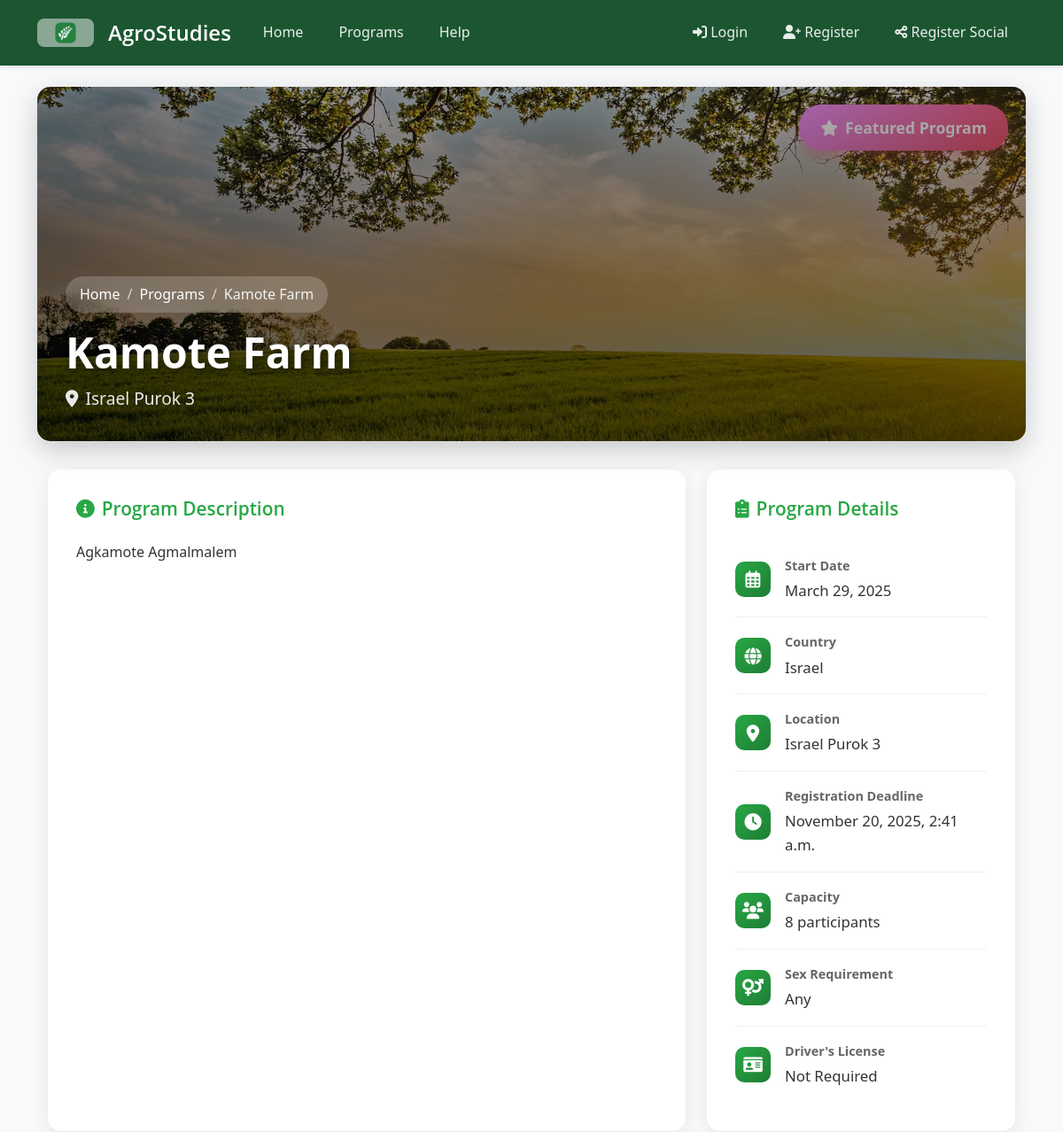
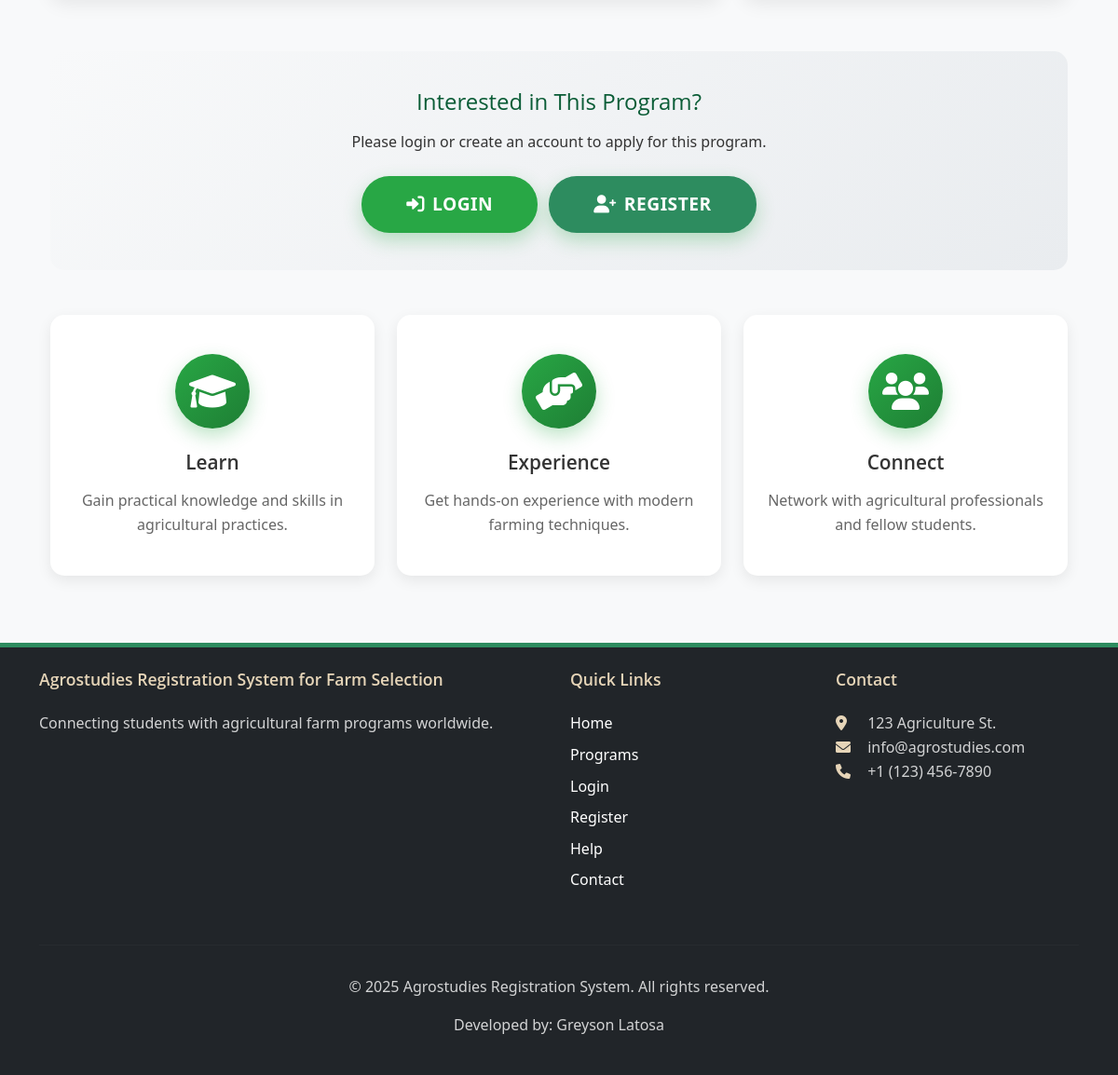
/programs/1/, run on the app's committed database (2 pictures, top to bottom).
### core/models.py (models this page shows, shortened)
class AgricultureProgram(models.Model):
    title = models.CharField(max_length=200)
    description = models.TextField()
    start_date = models.DateField()
    country = models.CharField(max_length=100, help_text='Country where the program is located')
    location = models.CharField(max_length=100, help_text='Specific location within the country')
    capacity = models.PositiveIntegerField()
    registration_deadline = models.DateTimeField(blank=True, null=True,
        help_text='Deadline for program registration. If not set, registration will be open until start date.')
    image = models.ImageField(upload_to='program_images/', blank=True, null=True, help_text='Program/Farm image')
    is_featured = models.BooleanField(default=False, help_text='Display on landing page as featured program')
    created_at = models.DateTimeField(auto_now_add=True)
    updated_at = models.DateTimeField(auto_now=True)
    GENDER_REQUIREMENT_CHOICES = [
        ('Any', 'Any'),
        ('Male', 'Male Only'),
        ('Female', 'Female Only'),
    ]
    required_gender = models.CharField(max_length=10, choices=GENDER_REQUIREMENT_CHOICES, default='Any')
    requires_license = models.BooleanField(default=False, verbose_name="Requires International Driver's License")
    def get_image_url(self):
        if self.image:
            return self.image.url
    class Meta:
        ordering = ['-is_featured', '-created_at']

### core/views.py (the view, shortened to what this page needs)
# urls.py: path('programs/<int:program_id>/', views.program_detail, name='program_detail'),
def program_detail(request, program_id):
    program = get_object_or_404(AgricultureProgram.objects.select_related(), id=program_id)
    user_registered = False
    registration = None
    has_applied_any = False
    return render(request, 'program_detail.html', {
        'program': program,
        'user_registered': user_registered,
        'registration': registration,
        'has_applied_any': has_applied_any,
    })

### core/context_processors.py (called while the page is built)
def notification_count(request):
    if request.user.is_authenticated:
        unread_count = Notification.objects.filter(user=request.user, read=False).count()
        return {
            'unread_notifications_count': unread_count
        }
    return {
        'unread_notifications_count': 0
    }

### templates/program_detail.html (shortened to what this page needs)
{% extends 'base.html' %}
{% block content %}
<div class="program-hero" style="background-image: url('{{ program.get_image_url }}');">
    {% if program.is_featured %}
    <div class="featured-badge">
        <i class="fas fa-star me-2"></i>Featured Program
    </div>
    {% endif %}
    <div class="program-hero-overlay">
        <nav aria-label="breadcrumb">
            <ol class="breadcrumb">
                <li class="breadcrumb-item"><a href="{% url 'index' %}">Home</a></li>
                <li class="breadcrumb-item"><a href="{% url 'program_list' %}">Programs</a></li>
                <li class="breadcrumb-item active" aria-current="page">{{ program.title }}</li>
            </ol>
        </nav>
        <h1>{{ program.title }}</h1>
        <p class="text-white mb-0" style="font-size: 1.2rem; opacity: 0.9;">
            <i class="fas fa-map-marker-alt me-2"></i>{{ program.location }}
        </p>
    </div>
</div>
<div class="container">
    <div class="row mb-4">
        <div class="col-lg-8 mb-4">
            <div class="info-card">
                <h5><i class="fas fa-info-circle me-2"></i>Program Description</h5>
                <p style="font-size: 1.05rem; line-height: 1.8; color: #555;">{{ program.description|linebreaks }}</p>
            </div>
        </div>
        <div class="col-lg-4 mb-4">
            <div class="info-card">
                <h5><i class="fas fa-clipboard-list me-2"></i>Program Details</h5>
                <div class="info-item">
                    <div class="info-icon">
                        <i class="far fa-calendar-alt"></i>
                    </div>
                    <div class="info-content">
                        <strong>Start Date</strong>
                        <span>{{ program.start_date|date:"F j, Y" }}</span>
                    </div>
                </div>
                <div class="info-item">
                    <div class="info-icon">
                        <i class="fas fa-globe"></i>
                    </div>
                    <div class="info-content">
                        <strong>Country</strong>
                        <span>{{ program.country }}</span>
                    </div>
                </div>
                <div class="info-item">
                    <div class="info-icon">
                        <i class="fas fa-map-marker-alt"></i>
                    </div>
                    <div class="info-content">
                        <strong>Location</strong>
                        <span>{{ program.location }}</span>
                    </div>
                </div>
                <div class="info-item">
                    <div class="info-icon">
                        <i class="fas fa-clock"></i>
                    </div>
                    <div class="info-content">
                        <strong>Registration Deadline</strong>
                        <span>
                            {% if program.registration_deadline %}
                                {{ program.registration_deadline|date:"F j, Y, P" }}
                            {% else %}
                                Open until start date
                            {% endif %}
                        </span>
                    </div>
                </div>
                <div class="info-item">
                    <div class="info-icon">
                        <i class="fas fa-users"></i>
                    </div>
                    <div class="info-content">
                        <strong>Capacity</strong>
                        <span>{{ program.capacity }} participants</span>
                    </div>
                </div>
                <div class="info-item">
                    <div class="info-icon">
                        <i class="fas fa-venus-mars"></i>
                    </div>
                    <div class="info-content">
                        <strong>Sex Requirement</strong>
                        <span>{{ program.get_required_gender_display }}</span>
                    </div>
                </div>
                <div class="info-item">
                    <div class="info-icon">
                        <i class="fas fa-id-card"></i>
                    </div>
                    <div class="info-content">
                        <strong>Driver's License</strong>
                        <span>{% if program.requires_license %}Required{% else %}Not Required{% endif %}</span>
                    </div>
                </div>
            </div>
        </div>
    </div>
    <div class="action-section">
        {% if user.is_authenticated %}
            {% if user.is_staff %}
                <a href="{% url 'program_registrants' program.id %}" class="btn btn-success btn-apply">
                    <i class="fas fa-users me-2"></i>View Registrants
                </a>
            {% endif %}
            {% if user_registered %}
                {% if registration.status == 'pending' %}
                    <div class="alert alert-warning mb-3">
                        <i class="fas fa-hourglass-half me-2"></i>
                        <strong>Registration Pending</strong> - Your application is under review.
                    </div>
                    <a href="{% url 'cancel_registration' registration.id %}" class="btn btn-danger">
                        <i class="fas fa-times me-2"></i>Cancel Registration
                    </a>
                {% elif registration.status == 'approved' %}
                    <div class="alert alert-success mb-3">
                        <i class="fas fa-check-circle me-2"></i>
                        <strong>Congratulations!</strong> Your registration has been approved.
                    </div>
                    <a href="{% url 'cancel_registration' registration.id %}" class="btn btn-danger">
                        <i class="fas fa-times me-2"></i>Cancel Registration
                    </a>
                {% elif registration.status == 'rejected' %}
                    <div class="alert alert-danger mb-3">
                        <i class="fas fa-times-circle me-2"></i>
                        <strong>Registration Rejected</strong> - Please contact us for more information.
                    </div>
                {% endif %}
            {% else %}
                {% if not user.is_staff and not user.is_superuser and not has_applied_any %}
                    {% if program.is_registration_open %}
                        <h4 class="mb-3">Ready to Start Your Agricultural Journey?</h4>
                        <a href="{% url 'candidate_apply' program.id %}" class="btn btn-success btn-apply">
                            <i class="fas fa-user-plus me-2"></i>Apply Now
                        </a>
                    {% else %}
                        <div class="alert alert-warning mb-3">
                            <i class="fas fa-clock me-2"></i>
                            <strong>Registration Closed</strong> - The registration period for this program has ended.
                        </div>
                    {% endif %}
                {% endif %}
            {% endif %}
        {% else %}
            <h4 class="mb-3">Interested in This Program?</h4>
            <p class="mb-4">Please login or create an account to apply for this program.</p>
            <a href="#" data-bs-toggle="modal" data-bs-target="#loginModal" class="btn btn-primary btn-apply me-2">
                <i class="fas fa-sign-in-alt me-2"></i>Login
            </a>
            <a href="#" data-bs-toggle="modal" data-bs-target="#registerModal" class="btn btn-success btn-apply">
                <i class="fas fa-user-plus me-2"></i>Register
            </a>
        {% endif %}
    </div>
    <div class="row mt-5">
        <div class="col-md-4 mb-4">
            <div class="feature-card">
                <div class="feature-icon">
                    <i class="fas fa-graduation-cap"></i>
                </div>
                <h5>Learn</h5>
                <p>Gain practical knowledge and skills in agricultural practices.</p>
            </div>
        </div>
        <div class="col-md-4 mb-4">
            <div class="feature-card">
                <div class="feature-icon">
                    <i class="fas fa-hands-helping"></i>
                </div>
                <h5>Experience</h5>
                <p>Get hands-on experience with modern farming techniques.</p>
            </div>
        </div>
        <div class="col-md-4 mb-4">
            <div class="feature-card">
                <div class="feature-icon">
                    <i class="fas fa-users"></i>
                </div>
                <h5>Connect</h5>
                <p>Network with agricultural professionals and fellow students.</p>
            </div>
        </div>
    </div>
</div>
{% endblock %}

### static/css/theme.css (style rules this page uses)
:root { --ag-green-dark: #0A5C36; --ag-green: #2D8C5F; --ag-brown: #8C6954; --ag-beige: #F9F7F4; --ag-wheat: #E6D5B8; --ag-sage: #89B899; --ag-clay: #B6857A; --ag-success: #43A047; --ag-warning: #FFA000; --ag-danger: #E57373; --ag-info: #039BE5; --ag-font-primary: 'Open Sans', system-ui, -apple-system, sans-serif; --ag-font-headers: 'Montserrat', var(--ag-font-primary); }
body { font-family: var(--ag-font-primary); background-color: var(--ag-beige); color: #333; line-height: 1.6; }
.btn { border-radius: 8px; transition: all 0.3s ease; font-weight: 600; letter-spacing: 0.5px; text-transform: uppercase; box-shadow: 0 2px 4px rgba(0, 0, 0, 0.1); padding: 0.625rem 1.5rem; }
.btn-success { background: var(--ag-green); border: none; color: white; }
h1, h2, h3, h4, h5, h6 { font-family: var(--ag-font-headers); color: var(--ag-green-dark); }
.btn-primary { background-color: var(--ag-green); border: none; color: white; }
.btn-success, .btn-outline-success { padding: 0.8rem 2rem; font-weight: 600; text-transform: uppercase; letter-spacing: 0.5px; transition: all 0.3s ease; }
.feature-card { border: none; transition: transform 0.3s ease, box-shadow 0.3s ease; border-radius: 15px; overflow: hidden; }

### static/css/main.css (style rules this page uses)
body { font-family: 'Segoe UI', Tahoma, Geneva, Verdana, sans-serif; background-color: #f8f9fa; color: #333; }
a { color: #28a745; text-decoration: none; }
.btn-primary { background-color: #28a745; border-color: #28a745; }

### data on the page
AgricultureProgram: get_image_url (picture), title "Kamote Farm", location "Israel Purok 3", description "Agkamote Agmalmalem", start_date "March 29, 2025", country "Israel", registration_deadline "November 20, 2025, 2:41 a.m.", capacity "8", required_gender "Any"
